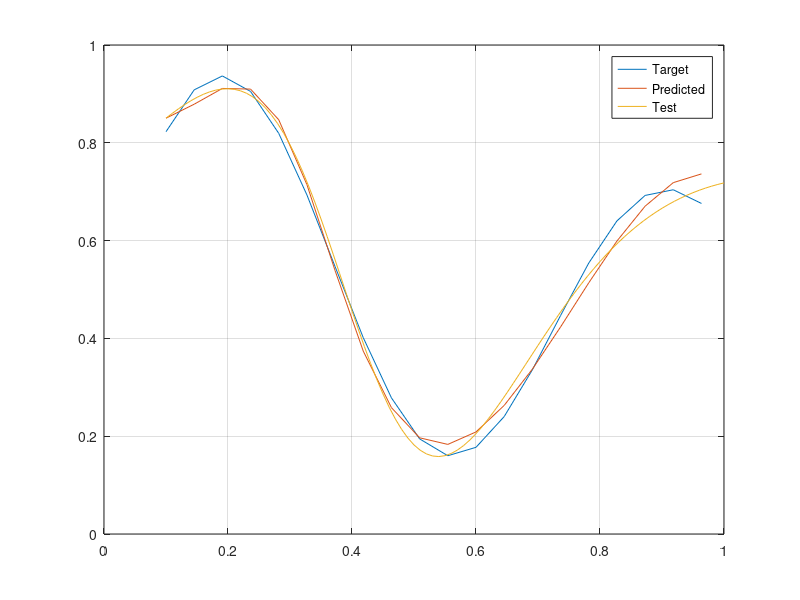

Here is the MATLAB script that generated this plot:
clc
close all
clear all

x = 0.1:1/22:1;
y = ((1+0.6*sin(2*pi*x/0.7))+(0.3*sin(2*pi*x)))/2;
figure
plot(x,y)
legend('Target')
grid on

eta = 0.1;
Y = zeros(1,length(x));

w11_1 = rand(1);
w21_1 = rand(1);
w31_1 = rand(1);
w41_1 = rand(1);
w51_1 = rand(1);
w61_1 = rand(1);
w71_1 = rand(1);
w81_1 = rand(1);

b1_1 = rand(1);
b2_1 = rand(1);
b3_1 = rand(1);
b4_1 = rand(1);
b5_1 = rand(1);
b6_1 = rand(1);
b7_1 = rand(1);
b8_1 = rand(1);

w11_2 = rand(1);
w12_2 = rand(1);
w13_2 = rand(1);
w14_2 = rand(1);
w15_2 = rand(1);
w16_2 = rand(1);
w17_2 = rand(1);
w18_2 = rand(1);
b1_2 = rand(1);

for j = 1:5000
    for i = 1:length(x)
        v1_1=w11_1 * x(i) + b1_1;
        v2_1=w21_1 * x(i) + b2_1;
        v3_1=w31_1 * x(i) + b3_1;
        v4_1=w41_1 * x(i) + b4_1;
        v5_1=w51_1 * x(i) + b5_1;
        v6_1=w61_1 * x(i) + b6_1;
        v7_1=w71_1 * x(i) + b7_1;
        v8_1=w81_1 * x(i) + b8_1;

        y1_1 = tanh(v1_1);
        y2_1 = tanh(v2_1);
        y3_1 = tanh(v3_1);
        y4_1 = tanh(v4_1);
        y5_1 = tanh(v5_1);
        y6_1 = tanh(v6_1);
        y7_1 = tanh(v7_1);
        y8_1 = tanh(v8_1);

        v1_2 = y1_1 * w11_2 + y2_1 * w12_2 + b1_2 + y3_1 * w13_2 + y4_1 * w14_2 + y5_1 * w15_2 + y6_1 * w16_2 + y7_1 * w17_2 + y8_1 * w18_2;

        y1_2 = v1_2;
        Y(i) = y1_2;

        e = y(i) - y1_2;

        delta1_2 = e;
        delta1_1 = (1-tanh(v1_1)^2) * delta1_2 * w11_2;
        delta2_1 = (1-tanh(v2_1)^2) * delta1_2 * w12_2;
        delta3_1 = (1-tanh(v3_1)^2) * delta1_2 * w13_2;
        delta4_1 = (1-tanh(v4_1)^2) * delta1_2 * w14_2;
        delta5_1 = (1-tanh(v5_1)^2) * delta1_2 * w15_2;
        delta6_1 = (1-tanh(v6_1)^2) * delta1_2 * w16_2;
        delta7_1 = (1-tanh(v7_1)^2) * delta1_2 * w17_2;
        delta8_1 = (1-tanh(v8_1)^2) * delta1_2 * w18_2;

        w11_2 = w11_2 + eta * delta1_2 * y1_1;
        w12_2 = w12_2 + eta * delta1_2 * y2_1;
        w13_2 = w13_2 + eta * delta1_2 * y3_1;
        w14_2 = w14_2 + eta * delta1_2 * y4_1;
        w15_2 = w15_2 + eta * delta1_2 * y5_1;
        w16_2 = w16_2 + eta * delta1_2 * y6_1;
        w17_2 = w17_2 + eta * delta1_2 * y7_1;
        w18_2 = w18_2 + eta * delta1_2 * y8_1;
        b1_2 = b1_2 + eta * delta1_2;

        w11_1 = w11_1 + eta * delta1_1 * x(i);
        w21_1 = w21_1 + eta * delta2_1 * x(i);
        w31_1 = w31_1 + eta * delta3_1 * x(i);
        w41_1 = w41_1 + eta * delta4_1 * x(i);
        w51_1 = w51_1 + eta * delta5_1 * x(i);
        w61_1 = w61_1 + eta * delta6_1 * x(i);
        w71_1 = w71_1 + eta * delta7_1 * x(i);
        w81_1 = w81_1 + eta * delta8_1 * x(i);

        b1_1 = b1_1 + eta * delta1_1;
        b2_1 = b2_1 + eta * delta2_1;
        b3_1 = b3_1 + eta * delta3_1;
        b4_1 = b4_1 + eta * delta4_1;
        b5_1 = b5_1 + eta * delta5_1;
        b6_1 = b6_1 + eta * delta6_1;
        b7_1 = b7_1 + eta * delta7_1;
        b8_1 = b8_1 + eta * delta8_1;
    end
end
hold on
plot(x,Y)
legend('Target', 'Predicted')
hold off

%Testavimas
x = 0.1:1/100:1;

for i = 1:length(x)

    v1_1=w11_1 * x(i) + b1_1;
    v2_1=w21_1 * x(i) + b2_1;
    v3_1=w31_1 * x(i) + b3_1;
    v4_1=w41_1 * x(i) + b4_1;
    v5_1=w51_1 * x(i) + b5_1;
    v6_1=w61_1 * x(i) + b6_1;
    v7_1=w71_1 * x(i) + b7_1;
    v8_1=w81_1 * x(i) + b8_1;

    y1_1 = tanh(v1_1);
    y2_1 = tanh(v2_1);
    y3_1 = tanh(v3_1);
    y4_1 = tanh(v4_1);
    y5_1 = tanh(v5_1);
    y6_1 = tanh(v6_1);
    y7_1 = tanh(v7_1);
    y8_1 = tanh(v8_1);

    v1_2 = y1_1 * w11_2 + y2_1 * w12_2 + b1_2 + y3_1 * w13_2 + y4_1 * w14_2 + y5_1 * w15_2 + y6_1 * w16_2 + y7_1 * w17_2 + y8_1 * w18_2;

    y1_2 = v1_2;
    Y(i) = y1_2;

end
hold on
plot(x,Y)
legend('Target', 'Predicted', 'Test')
hold off